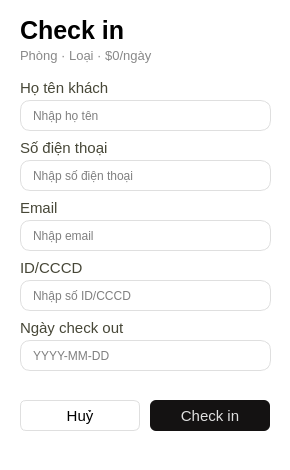
<?xml version="1.0" encoding="UTF-8"?>
<ui version="4.0">
 <class>CheckIn</class>
 <widget class="QDialog" name="CheckIn">
  <property name="geometry">
   <rect>
    <x>0</x>
    <y>0</y>
    <width>290</width>
    <height>470</height>
   </rect>
  </property>
  <property name="windowTitle">
   <string>Check in</string>
  </property>
  <property name="styleSheet">
   <string notr="true">QDialog {
    background-color: #FFFFFF;
}</string>
  </property>
  <widget class="QLabel" name="lblTitle">
   <property name="geometry">
    <rect>
     <x>20</x>
     <y>10</y>
     <width>271</width>
     <height>41</height>
    </rect>
   </property>
   <property name="font">
    <font>
     <family>Segoe UI</family>
     <pointsize>19</pointsize>
     <weight>75</weight>
     <bold>true</bold>
    </font>
   </property>
   <property name="text">
    <string>Check in</string>
   </property>
  </widget>
  <widget class="QLabel" name="lblRoomInfo">
   <property name="geometry">
    <rect>
     <x>20</x>
     <y>45</y>
     <width>251</width>
     <height>21</height>
    </rect>
   </property>
   <property name="font">
    <font>
     <family>Segoe UI</family>
     <pointsize>10</pointsize>
    </font>
   </property>
   <property name="styleSheet">
    <string notr="true">QLabel {
    color: #888888;
}</string>
   </property>
   <property name="text">
    <string>Phòng · Loại · $0/ngày</string>
   </property>
  </widget>
  <widget class="QLabel" name="label_1">
   <property name="geometry">
    <rect>
     <x>20</x>
     <y>80</y>
     <width>151</width>
     <height>16</height>
    </rect>
   </property>
   <property name="font">
    <font>
     <family>Segoe UI</family>
     <pointsize>11</pointsize>
    </font>
   </property>
   <property name="styleSheet">
    <string notr="true">QLabel {
    color: #474737;
}</string>
   </property>
   <property name="text">
    <string>Họ tên khách</string>
   </property>
  </widget>
  <widget class="QLineEdit" name="leFullName">
   <property name="geometry">
    <rect>
     <x>20</x>
     <y>100</y>
     <width>251</width>
     <height>31</height>
    </rect>
   </property>
   <property name="styleSheet">
    <string notr="true">QLineEdit {
	padding-left:10px;
	border-radius: 10px;
	border: 1px solid #dfdfdf;
}</string>
   </property>
   <property name="placeholderText">
    <string>Nhập họ tên</string>
   </property>
  </widget>
  <widget class="QLabel" name="label_2">
   <property name="geometry">
    <rect>
     <x>20</x>
     <y>140</y>
     <width>111</width>
     <height>16</height>
    </rect>
   </property>
   <property name="font">
    <font>
     <family>Segoe UI</family>
     <pointsize>11</pointsize>
    </font>
   </property>
   <property name="styleSheet">
    <string notr="true">QLabel {
    color: #474737;
}</string>
   </property>
   <property name="text">
    <string>Số điện thoại</string>
   </property>
  </widget>
  <widget class="QLineEdit" name="lePhone">
   <property name="geometry">
    <rect>
     <x>20</x>
     <y>160</y>
     <width>251</width>
     <height>31</height>
    </rect>
   </property>
   <property name="styleSheet">
    <string notr="true">QLineEdit {
	padding-left:10px;
	border-radius: 10px;
	border: 1px solid #dfdfdf;
}</string>
   </property>
   <property name="placeholderText">
    <string>Nhập số điện thoại</string>
   </property>
  </widget>
  <widget class="QLabel" name="label_3">
   <property name="geometry">
    <rect>
     <x>20</x>
     <y>200</y>
     <width>71</width>
     <height>16</height>
    </rect>
   </property>
   <property name="font">
    <font>
     <family>Segoe UI</family>
     <pointsize>11</pointsize>
    </font>
   </property>
   <property name="styleSheet">
    <string notr="true">QLabel {
    color: #474737;
}</string>
   </property>
   <property name="text">
    <string>Email</string>
   </property>
  </widget>
  <widget class="QLineEdit" name="leEmail">
   <property name="geometry">
    <rect>
     <x>20</x>
     <y>220</y>
     <width>251</width>
     <height>31</height>
    </rect>
   </property>
   <property name="styleSheet">
    <string notr="true">QLineEdit {
	padding-left:10px;
	border-radius: 10px;
	border: 1px solid #dfdfdf;
}</string>
   </property>
   <property name="placeholderText">
    <string>Nhập email</string>
   </property>
  </widget>
  <widget class="QLabel" name="label_4">
   <property name="geometry">
    <rect>
     <x>20</x>
     <y>260</y>
     <width>111</width>
     <height>16</height>
    </rect>
   </property>
   <property name="font">
    <font>
     <family>Segoe UI</family>
     <pointsize>11</pointsize>
    </font>
   </property>
   <property name="styleSheet">
    <string notr="true">QLabel {
    color: #474737;
}</string>
   </property>
   <property name="text">
    <string>ID/CCCD</string>
   </property>
  </widget>
  <widget class="QLineEdit" name="leNationalId">
   <property name="geometry">
    <rect>
     <x>20</x>
     <y>280</y>
     <width>251</width>
     <height>31</height>
    </rect>
   </property>
   <property name="styleSheet">
    <string notr="true">QLineEdit {
	padding-left:10px;
	border-radius: 10px;
	border: 1px solid #dfdfdf;
}</string>
   </property>
   <property name="placeholderText">
    <string>Nhập số ID/CCCD</string>
   </property>
  </widget>
  <widget class="QLabel" name="label_5">
   <property name="geometry">
    <rect>
     <x>20</x>
     <y>320</y>
     <width>111</width>
     <height>16</height>
    </rect>
   </property>
   <property name="font">
    <font>
     <family>Segoe UI</family>
     <pointsize>11</pointsize>
    </font>
   </property>
   <property name="styleSheet">
    <string notr="true">QLabel {
    color: #474737;
}</string>
   </property>
   <property name="text">
    <string>Ngày check out</string>
   </property>
  </widget>
  <widget class="QLineEdit" name="leCheckOut">
   <property name="geometry">
    <rect>
     <x>20</x>
     <y>340</y>
     <width>251</width>
     <height>31</height>
    </rect>
   </property>
   <property name="styleSheet">
    <string notr="true">QLineEdit {
	padding-left:10px;
	border-radius: 10px;
	border: 1px solid #dfdfdf;
}</string>
   </property>
   <property name="placeholderText">
    <string>YYYY-MM-DD</string>
   </property>
  </widget>
  <widget class="QPushButton" name="btnCancel">
   <property name="geometry">
    <rect>
     <x>20</x>
     <y>400</y>
     <width>120</width>
     <height>31</height>
    </rect>
   </property>
   <property name="font">
    <font>
     <family>Segoe UI</family>
     <pointsize>11</pointsize>
    </font>
   </property>
   <property name="cursor">
    <cursorShape>PointingHandCursor</cursorShape>
   </property>
   <property name="styleSheet">
    <string notr="true">QPushButton {
	border-radius: 6px;
	border: 1px solid #dfdfdf;
	background-color: #ffffff;
}</string>
   </property>
   <property name="text">
    <string>Huỷ</string>
   </property>
  </widget>
  <widget class="QPushButton" name="btnConfirm">
   <property name="geometry">
    <rect>
     <x>150</x>
     <y>400</y>
     <width>120</width>
     <height>31</height>
    </rect>
   </property>
   <property name="font">
    <font>
     <family>Segoe UI</family>
     <pointsize>11</pointsize>
    </font>
   </property>
   <property name="cursor">
    <cursorShape>PointingHandCursor</cursorShape>
   </property>
   <property name="styleSheet">
    <string notr="true">QPushButton {
	color: #dfdfdf;
	border-radius: 6px;
	background-color: #141212;
}</string>
   </property>
   <property name="text">
    <string>Check in</string>
   </property>
  </widget>
 </widget>
 <resources/>
 <connections/>
</ui>
